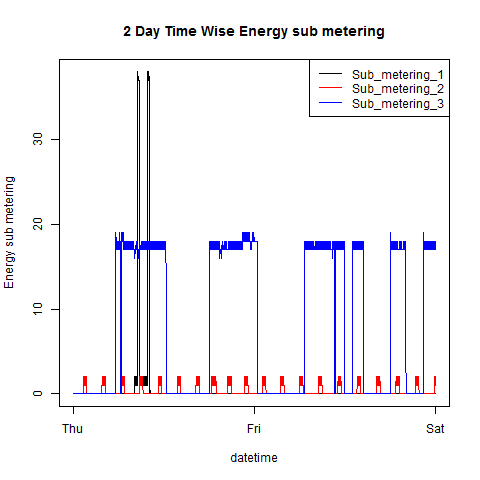

This chart was generated by the following R code:
# This function plots the Plot 3 of the project 1
# requires following files in the working directory
# 	1. downloadDataFile.R
# 	2. proj1utils.R

plot3 <- function()
{
	if(!exists("downloadDataFile") | !exists("loadProj1Data"))
	{
		source("downloadDataFile.R")
	}
	if(!exists("plot3Lines"))
	{
		source("proj1utils.R")
	}

	lddata <- loadProj1Data()  # loadProj1Data() defined in downloadDataFile.R
	
	png(filename = "plot3.png")

	plot3Lines(lddata) #This function is defined in proj1utils.R
	
	dev.off()
}
